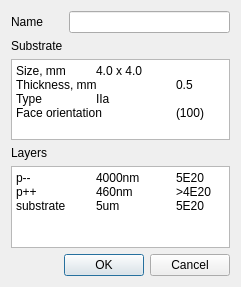
<?xml version="1.0" encoding="UTF-8"?>
<ui version="4.0">
 <class>pdfDialog</class>
 <widget class="QDialog" name="pdfDialog">
  <property name="geometry">
   <rect>
    <x>0</x>
    <y>0</y>
    <width>241</width>
    <height>287</height>
   </rect>
  </property>
  <property name="windowTitle">
   <string>Export as PDF</string>
  </property>
  <property name="windowIcon">
   <iconset>
    <normaloff>res/logo.png</normaloff>res/logo.png</iconset>
  </property>
  <layout class="QGridLayout" name="gridLayout">
   <item row="0" column="0">
    <widget class="QLabel" name="label">
     <property name="text">
      <string>Name</string>
     </property>
    </widget>
   </item>
   <item row="0" column="1">
    <widget class="QLineEdit" name="nameTxt"/>
   </item>
   <item row="1" column="0">
    <widget class="QLabel" name="label_2">
     <property name="text">
      <string>Substrate</string>
     </property>
    </widget>
   </item>
   <item row="2" column="0" colspan="2">
    <widget class="QPlainTextEdit" name="substrateTxt">
     <property name="sizePolicy">
      <sizepolicy hsizetype="Expanding" vsizetype="Expanding">
       <horstretch>0</horstretch>
       <verstretch>0</verstretch>
      </sizepolicy>
     </property>
     <property name="plainText">
      <string>Size, mm	4.0 x 4.0
Thickness, mm	0.5
Type	IIa
Face orientation	(100)</string>
     </property>
    </widget>
   </item>
   <item row="3" column="0">
    <widget class="QLabel" name="label_3">
     <property name="text">
      <string>Layers</string>
     </property>
    </widget>
   </item>
   <item row="4" column="0" colspan="2">
    <widget class="QPlainTextEdit" name="layersTxt">
     <property name="plainText">
      <string>p--	4000nm	5E20
p++	460nm	&gt;4E20
substrate	5um	5E20</string>
     </property>
    </widget>
   </item>
   <item row="5" column="0" colspan="2">
    <widget class="QDialogButtonBox" name="buttonBox">
     <property name="orientation">
      <enum>Qt::Horizontal</enum>
     </property>
     <property name="standardButtons">
      <set>QDialogButtonBox::Cancel|QDialogButtonBox::Ok</set>
     </property>
    </widget>
   </item>
  </layout>
 </widget>
 <resources/>
 <connections>
  <connection>
   <sender>buttonBox</sender>
   <signal>accepted()</signal>
   <receiver>pdfDialog</receiver>
   <slot>accept()</slot>
   <hints>
    <hint type="sourcelabel">
     <x>248</x>
     <y>254</y>
    </hint>
    <hint type="destinationlabel">
     <x>157</x>
     <y>274</y>
    </hint>
   </hints>
  </connection>
  <connection>
   <sender>buttonBox</sender>
   <signal>rejected()</signal>
   <receiver>pdfDialog</receiver>
   <slot>reject()</slot>
   <hints>
    <hint type="sourcelabel">
     <x>316</x>
     <y>260</y>
    </hint>
    <hint type="destinationlabel">
     <x>286</x>
     <y>274</y>
    </hint>
   </hints>
  </connection>
 </connections>
</ui>
